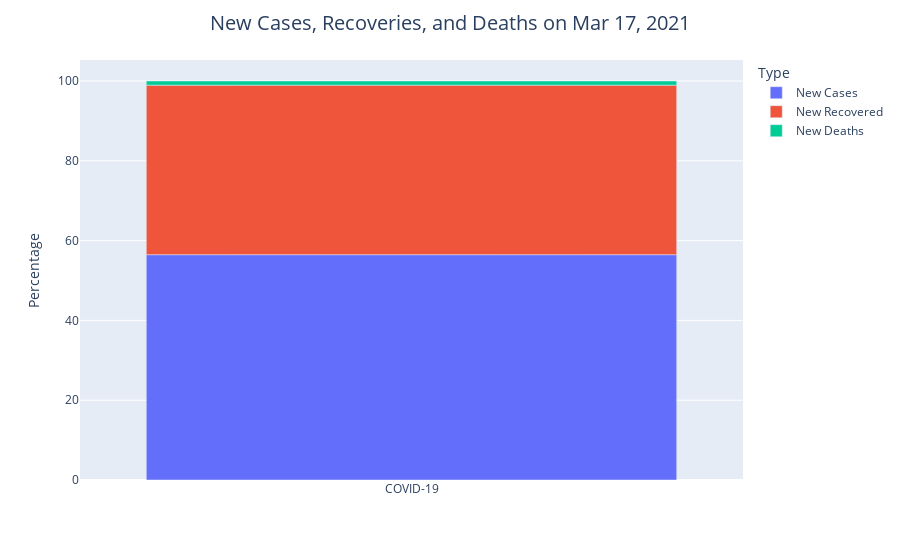

Write notebook code for a chart like this one.
### Code cell
new_ser = df[["New Cases", "New Recovered", "New Deaths"]].loc[0]
new_df = pd.DataFrame(new_ser).reset_index()
new_df.columns = ['Type', 'Total']
new_df['Percentage'] = np.round(100*new_df['Total']/np.sum(new_df['Total']), 2)
new_df['Virus'] = ['COVID-19' for i in range(len(new_df))]

fig = px.bar(new_df, x='Virus', y='Percentage', color='Type', hover_data=['Total'])
fig.update_layout(title={'text': f"New Cases, Recoveries, and Deaths on {yesterday_str}", 'x': 0.5,
                         'xanchor': 'center', 'font': {'size': 20}}, yaxis_title="Percentage", xaxis_title="")
fig.show()

### Figure 1 — Plotly figure (JSON) as saved in the notebook; plotly's stock layout.template omitted (floating-point values rounded to 4 significant figures)
{"data": [{"alignmentgroup": "True", "customdata": [[528845]], "hovertemplate": "Type=New Cases<br>Virus=%{x}<br>Percentage=%{y}<br>Total=%{customdata[0]}<extra></extra>", "legendgroup": "New Cases", "marker": {"color": "#636efa"}, "name": "New Cases", "offsetgroup": "New Cases", "orientation": "v", "showlegend": true, "textposition": "auto", "type": "bar", "x": ["COVID-19"], "xaxis": "x", "y": [56.47], "yaxis": "y"}, {"alignmentgroup": "True", "customdata": [[397934]], "hovertemplate": "Type=New Recovered<br>Virus=%{x}<br>Percentage=%{y}<br>Total=%{customdata[0]}<extra></extra>", "legendgroup": "New Recovered", "marker": {"color": "#EF553B"}, "name": "New Recovered", "offsetgroup": "New Recovered", "orientation": "v", "showlegend": true, "textposition": "auto", "type": "bar", "x": ["COVID-19"], "xaxis": "x", "y": [42.49], "yaxis": "y"}, {"alignmentgroup": "True", "customdata": [[9712]], "hovertemplate": "Type=New Deaths<br>Virus=%{x}<br>Percentage=%{y}<br>Total=%{customdata[0]}<extra></extra>", "legendgroup": "New Deaths", "marker": {"color": "#00cc96"}, "name": "New Deaths", "offsetgroup": "New Deaths", "orientation": "v", "showlegend": true, "textposition": "auto", "type": "bar", "x": ["COVID-19"], "xaxis": "x", "y": [1.04], "yaxis": "y"}], "layout": {"barmode": "relative", "legend": {"title": {"text": "Type"}, "tracegroupgap": 0}, "margin": {"t": 60}, "title": {"font": {"size": 20}, "text": "New Cases, Recoveries, and Deaths on Mar 17, 2021", "x": 0.5, "xanchor": "center"}, "xaxis": {"anchor": "y", "domain": [0, 1], "title": {"text": ""}}, "yaxis": {"anchor": "x", "domain": [0, 1], "title": {"text": "Percentage"}}}}
